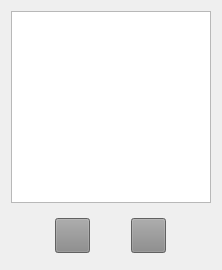
         <widget class="QWidget" name="page_7">
          <layout class="QVBoxLayout" name="verticalLayout_4">
           <item>
            <widget class="QListWidget" name="listCategorie">
             <property name="maximumSize">
              <size>
               <width>200</width>
               <height>16777215</height>
              </size>
             </property>
             <property name="styleSheet">
              <string notr="true">QListWidget::item {
    font-family: &quot;Sitka&quot;;
    font-size: 14px;
    padding: 3px;
    margin-bottom: 0px;
    border-radius: 0px;
}</string>
             </property>
             <property name="selectionBehavior">
              <enum>QAbstractItemView::SelectionBehavior::SelectRows</enum>
             </property>
             <property name="resizeMode">
              <enum>QListView::ResizeMode::Adjust</enum>
             </property>
             <property name="spacing">
              <number>10</number>
             </property>
             <property name="currentRow">
              <number>-1</number>
             </property>
            </widget>
           </item>
           <item>
            <widget class="QWidget" name="widget_12" native="true">
             <property name="sizePolicy">
              <sizepolicy hsizetype="Expanding" vsizetype="Fixed">
               <horstretch>0</horstretch>
               <verstretch>0</verstretch>
              </sizepolicy>
             </property>
             <property name="minimumSize">
              <size>
               <width>0</width>
               <height>50</height>
              </size>
             </property>
             <property name="maximumSize">
              <size>
               <width>16777215</width>
               <height>50</height>
              </size>
             </property>
             <layout class="QHBoxLayout" name="horizontalLayout_19">
              <item>
               <widget class="QToolButton" name="catDeleteBtn">
                <property name="minimumSize">
                 <size>
                  <width>35</width>
                  <height>35</height>
                 </size>
                </property>
                <property name="maximumSize">
                 <size>
                  <width>35</width>
                  <height>35</height>
                 </size>
                </property>
                <property name="styleSheet">
                 <string notr="true">background-color: rgb(136, 136, 136);</string>
                </property>
                <property name="text">
                 <string/>
                </property>
                <property name="icon">
                 <iconset resource="risorse.qrc">
                  <normaloff>:/icone/icons8-cestino-24.png</normaloff>:/icone/icons8-cestino-24.png</iconset>
                </property>
               </widget>
              </item>
              <item>
               <widget class="QToolButton" name="catModBtn">
                <property name="minimumSize">
                 <size>
                  <width>35</width>
                  <height>35</height>
                 </size>
                </property>
                <property name="maximumSize">
                 <size>
                  <width>35</width>
                  <height>35</height>
                 </size>
                </property>
                <property name="styleSheet">
                 <string notr="true">background-color: rgb(136, 136, 136);</string>
                </property>
                <property name="text">
                 <string/>
                </property>
                <property name="icon">
                 <iconset resource="risorse.qrc">
                  <normaloff>:/icone/pencil.png</normaloff>:/icone/pencil.png</iconset>
                </property>
               </widget>
              </item>
             </layout>
            </widget>
           </item>
          </layout>
         </widget>
